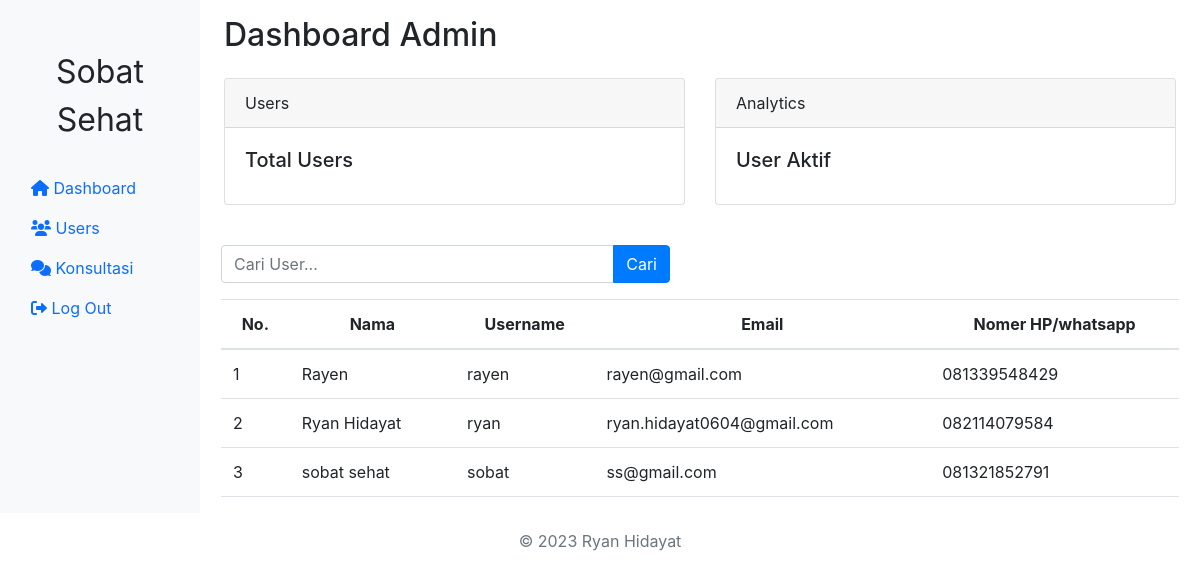
Page /page/account/tampiluser.php (signed in) on the committed database.
### tables this page shows
CREATE TABLE `user` (
  `id` int NOT NULL,
  `nama` varchar(100) NOT NULL,
  `username` varchar(100) NOT NULL,
  `email` varchar(100) NOT NULL,
  `kontak` varchar(20) NOT NULL,
  `password` varchar(255) NOT NULL
);

### page/account/function/funcions.php (called while the page is built, shortened)
<?php
$conn = mysqli_connect("localhost", "root", "", "sobatsehat");
function query($query)
{
    global $conn;
    $result = mysqli_query($conn, $query);
    $rows = [];
    while ($row = mysqli_fetch_assoc($result)) {
        $rows[] = $row;
    }
    return $rows;
}

### page/account/tampiluser.php (the view, shortened to what this page needs)
<?php
require 'function/funcions.php';
$user = query("SELECT * FROM user");
?>
<!DOCTYPE html>
<html lang="en">
<head>
    <link href="https://cdn.jsdelivr.net/npm/bootstrap@5.3.0-alpha3/dist/css/bootstrap.min.css" rel="stylesheet">
    <link href="https://stackpath.bootstrapcdn.com/bootstrap/4.5.2/css/bootstrap.min.css" rel="stylesheet">
    <link href="https://cdnjs.cloudflare.com/ajax/libs/font-awesome/6.0.0-beta3/css/all.min.css" rel="stylesheet">
</head>
<body>
    <div class="container-fluid">
        <div class="row">
            <nav class="col-md-2 d-none d-md-block bg-light sidebar">
                <div class="sidebar-sticky mt-5">
                    <div class="item text-center my-4 fs-2">Sobat Sehat</div>
                    <ul class="nav flex-column">
                        <li class="nav-item">
                            <a class="nav-link" href="admin.php">
                                <i class="fa fa-home"></i>
                                Dashboard
                            </a>
                        </li>
                        <li class="nav-item">
                            <a class="nav-link" href="tampiluser.php">
                                <i class="fa fa-users"></i>
                                Users
                            </a>
                        <li class="nav-item">
                            <a class="nav-link" href="konsultasi.php">
                                <i class="fa fa-comments"></i>
                                Konsultasi
                            </a>
                        </li>
                        <li class="nav-item">
                            <a class="nav-link" href="logout.php">
                                <i class="fa fa-sign-out-alt"></i>
                                Log Out
                            </a>
                        </li>
                    </ul>
                </div>
            </nav>
            <main role="main" class="col-md-9 ml-sm-auto col-lg-10 pt-3 px-4">
                <div class="d-flex justify-content-between flex-wrap flex-md-nowrap align-items-center">
                    <h1 class="h2 mb-4" id="dasboard">Dashboard Admin</h1>
                </div>
                <div class="row">
                    <div class="col-md-6">
                        <div class="card">
                            <div class="card-header">
                                Users
                            </div>
                            <div class="card-body">
                                <h5 class="card-title">Total Users</h5>
                            </div>
                        </div>
                    </div>
                    <div class="col-md-6">
                        <div class="card">
                            <div class="card-header">
                                Analytics
                            </div>
                            <div class="card-body">
                                <h5 class="card-title">User Aktif</h5>
                            </div>
                        </div>
                        <br>
                    </div>
                    <div class="row">
                        <div class="col-md-6">
                            <form action="" method="post">
                                <div class="input-group my-3">
                                    <input type="search" name="keyword" id="keyword" class="form-control" placeholder="Cari User..." autofocus autocomplete="off">
                                    <button class="btn btn-primary" type="submit" name="cari" id="tombol-cari">Cari</button>
                                </div>
                            </form>
                        </div>
                    </div>
                    <div id="tabel-user">
                        <table class="table">
                            <thead>
                                <tr class="content text-center">
                                    <th scope="col">No.</th>
                                    <th scope="col">Nama</th>
                                    <th scope="col">Username</th>
                                    <th scope="col">Email</th>
                                    <th scope="col">Nomer HP/whatsapp</th>
                                </tr>
                            </thead>
                            <tbody>
                                <?php $i = 1; ?>
                                <?php foreach ($user as $row) : ?>
                                    <tr>
                                        <td><?= $i; ?></td>
                                        <td><?= $row["nama"]; ?></td>
                                        <td><?= $row["username"]; ?></td>
                                        <td><?= $row["email"]; ?></td>
                                        <td><?= $row["kontak"]; ?></td>
                                    </tr>
                                    <?php $i++; ?>
                                <?php endforeach; ?>
                            </tbody>
                        </table>
                    </div>
                </div>
            </main>
        </div>
        <footer class="footer mt-auto py-3 text-center">
            <div class="container">
                <span class="text-muted">© 2023 Ryan Hidayat</span>
            </div>
        </footer>
</body>
</html>

### rows in the picture
user: nama "Rayen", username "rayen", email "rayen@gmail.com", kontak "081339548429"
user: nama "Ryan Hidayat", username "ryan", email "ryan.hidayat0604@gmail.com", kontak "082114079584"
user: nama "sobat sehat", username "sobat", email "ss@gmail.com", kontak "081321852791"
